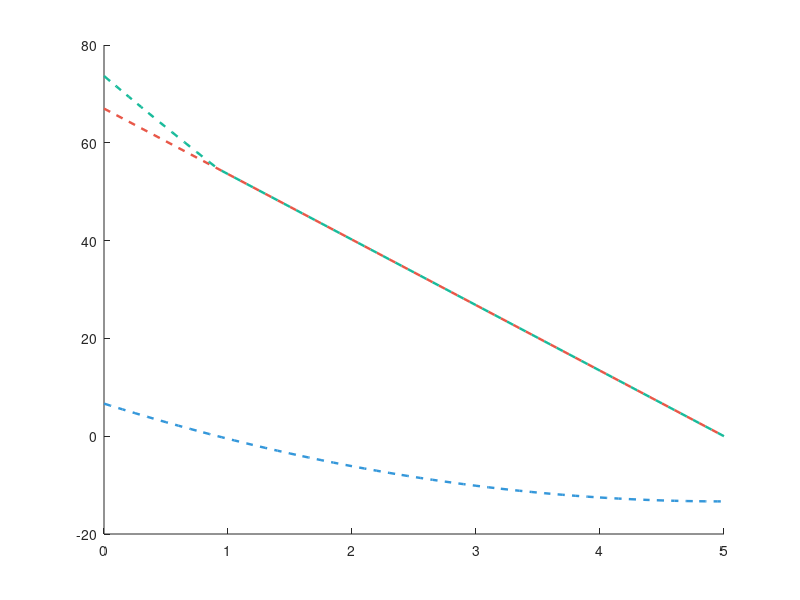

Reproduce this figure in MATLAB.
clc; clear; close all;

maxDL = 20;
maxEQ = 67;

beamLength = 10;

x = 0 : 0.01 : beamLength;
xLength = length(x);

midline = zeros(1, xLength);

ratio = 1 : -0.01 : 0;
ratioLength = length(ratio);
xAnother = linspace(0, beamLength / 2, ratioLength);

DL = - maxDL * 2 / 3 + 4 * maxDL * (x / beamLength - 0.5) .^ 2;
DLAnother = - (1 - ratio .^ 2) * maxDL + maxDL / 3;
EQ = ratio * maxEQ;

demand = DLAnother .* (DLAnother >= 0) + EQ;

greenColor = [26 188 156] / 256;
blueColor = [52 152 219] / 256;
redColor = [233 88 73] / 256;
grayColor = [0.5 0.5 0.5];
bgColor = [247 247 247] / 256;

% 1
figure;
hold on;
% plot(x, DL, '-.', 'Color', greenColor, 'LineWidth', 1.75);
plot(xAnother, DLAnother, '--', 'Color', blueColor, 'LineWidth', 1.75);
plot(xAnother, EQ, '--', 'Color', redColor, 'LineWidth', 1.75);
plot(xAnother, demand, '--', 'Color', greenColor, 'LineWidth', 1.75);
